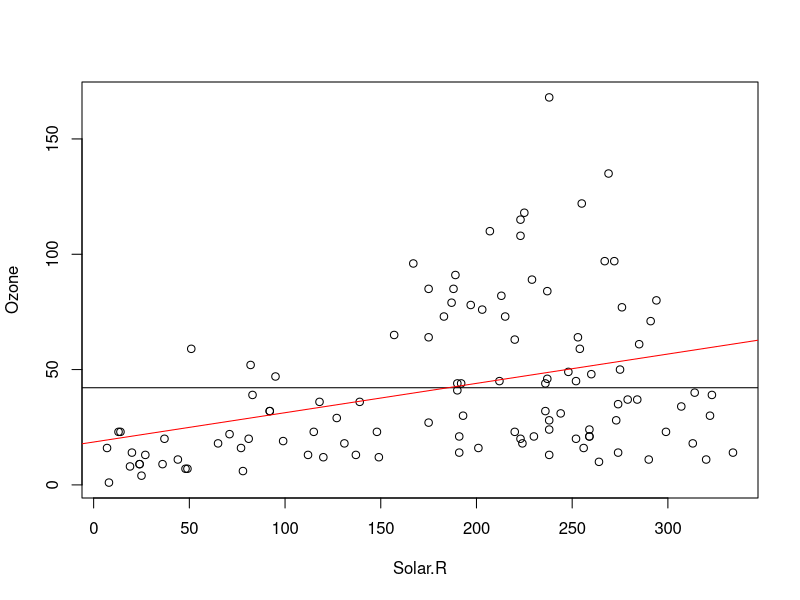
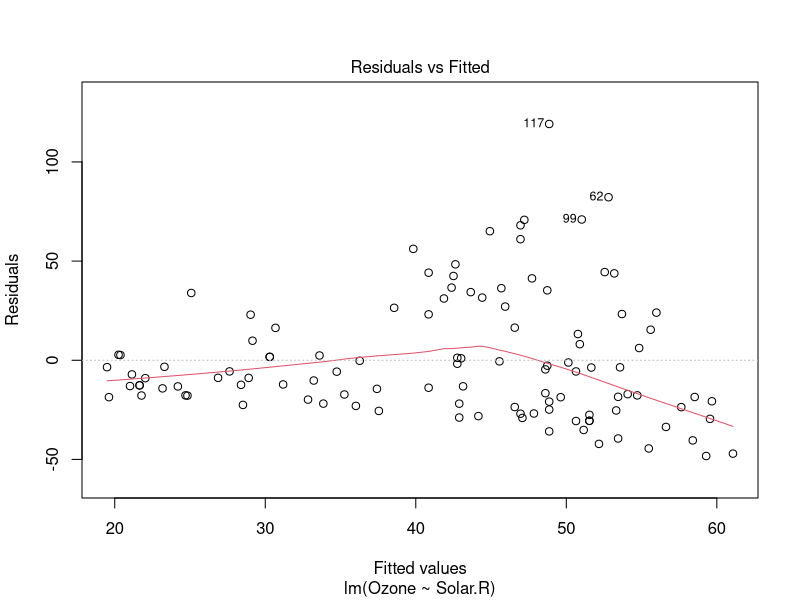
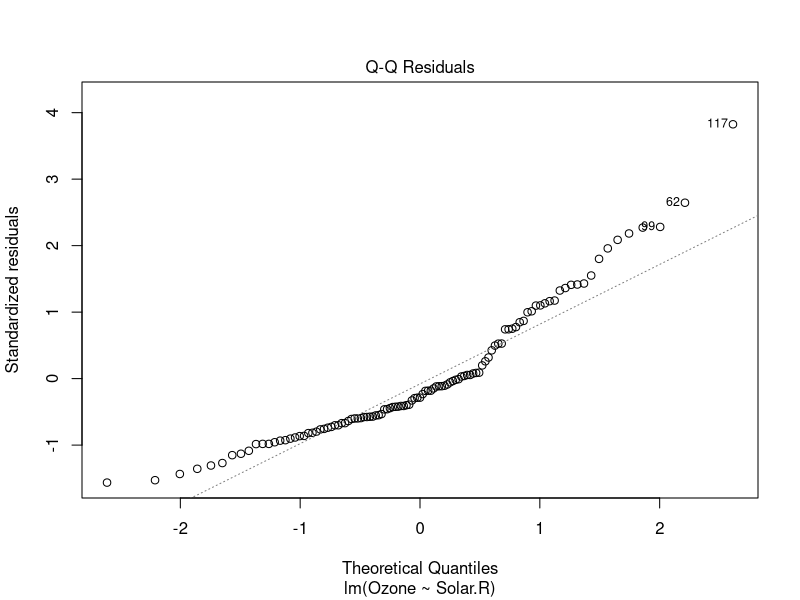
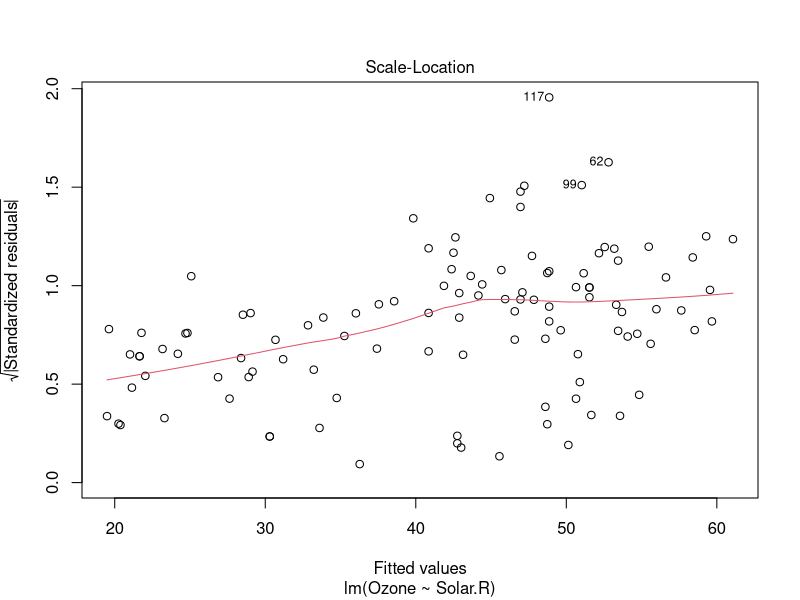
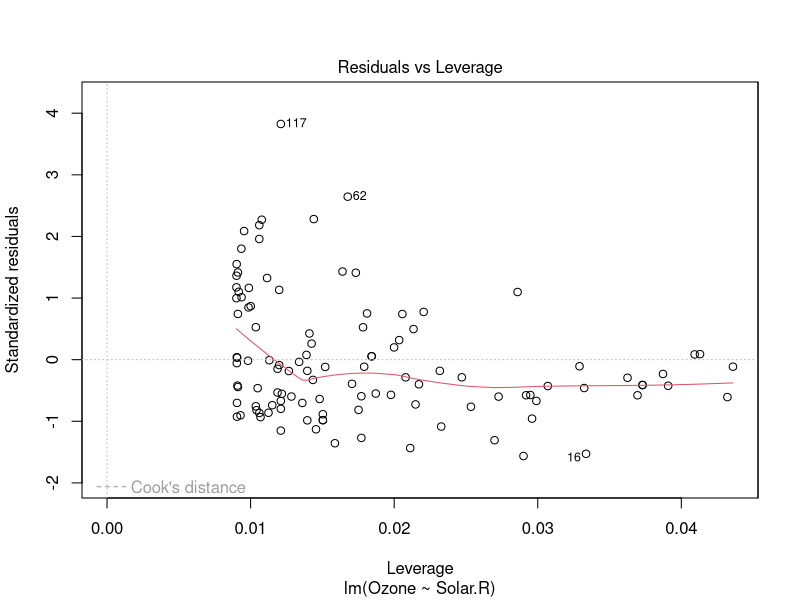
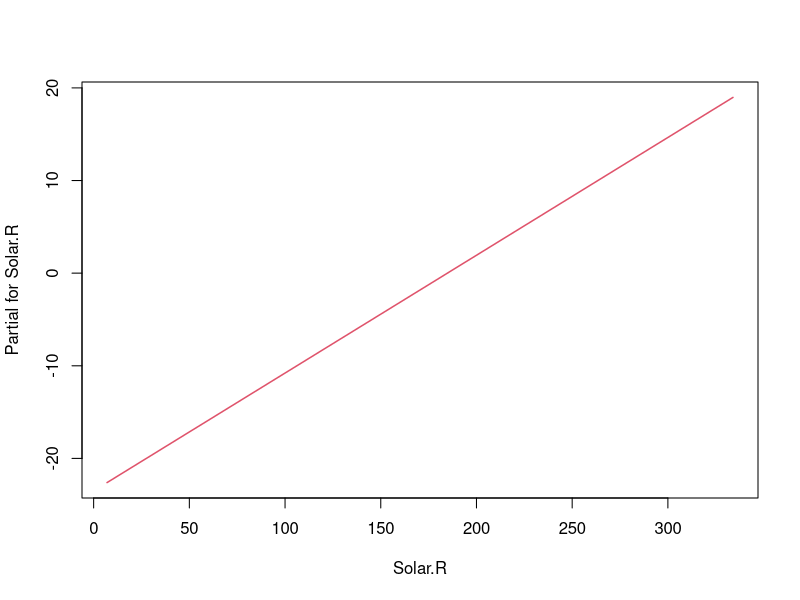
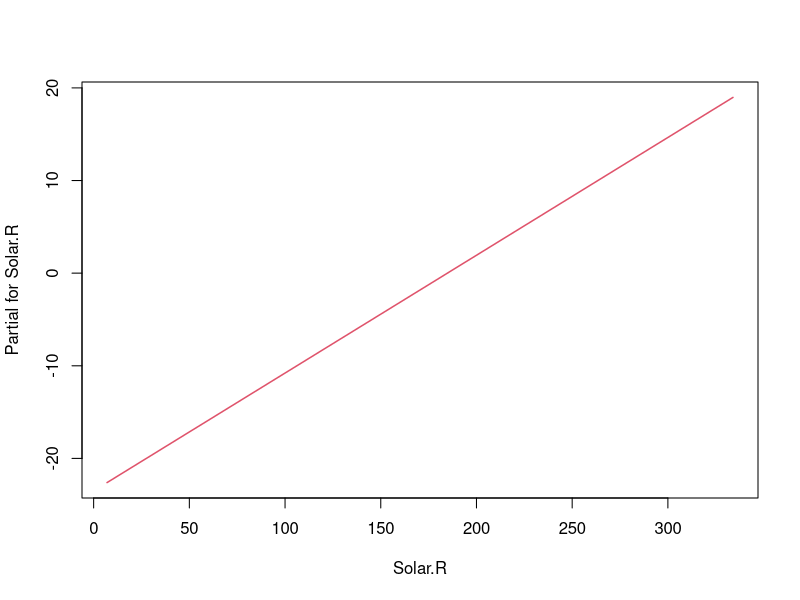

Reproduce these figures in R, in order.
#From Statistics with R by Christoph Scherber
#Linear Regression of Ozone and Solar Radiation
data("airquality")

# "airquality" data have 6 columns: Ozone Solar.R Wind Temp Month Day
Ozone=airquality$Ozone
Solar.R=airquality$Solar.R
mean.Ozone=mean(Ozone,na.rm=T)

#Plot ozone and solar radiation
plot(Solar.R,Ozone) 

#Plot mean value of ozone ("h" = horizontal line)
abline(h=mean.Ozone) 

#Use a linear model to fit a regression line
model1=lm(Ozone~Solar.R)

#
model1 

#Plot the line
abline(model1,col="red")  


#Look at the residuals
plot(model1)

#
termplot(model1)

#summarize the model
summary(model1)

termplot(model1)
